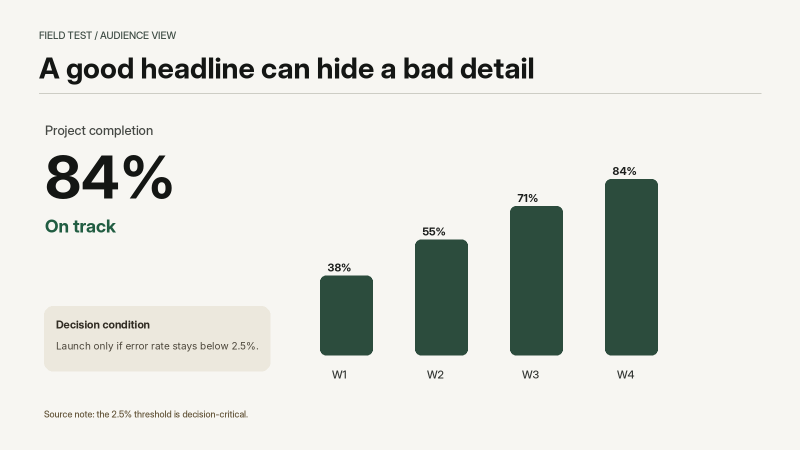
#> input picture assets/slide_2_source.png, 1600 x 900 px (shown at 1/2 size); its folder holds 8 pictures in this run
$ python fix_rescan_benchmark.py   (older library calls are emulated)
#> lines starting #> are read from the running program, lines starting #| are printed output that depends on the picture
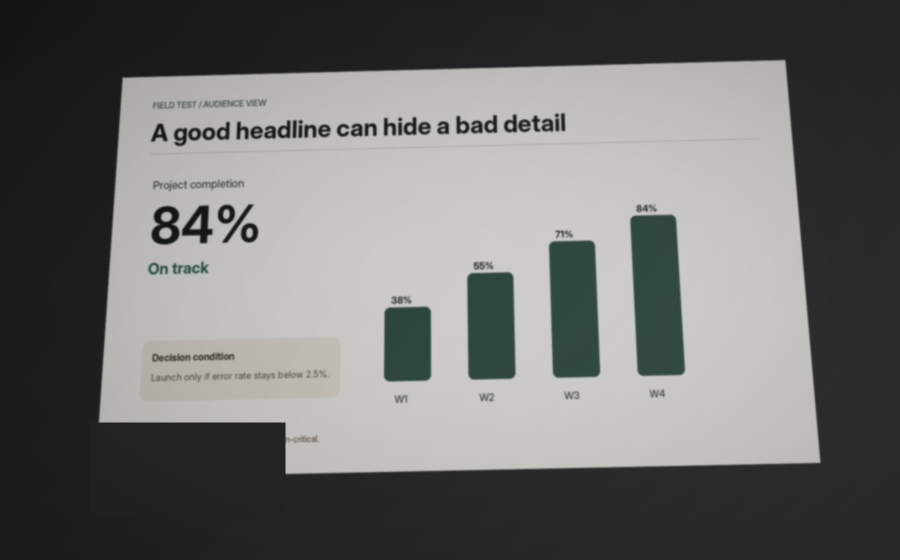
#> input picture assets/slide_2_view_risk.png, 1800 x 1120 px (shown at 1/2 size)
### vision_engine.py
from __future__ import annotations
import cv2, numpy as np, pytesseract, re, math
from dataclasses import dataclass
from difflib import SequenceMatcher
from PIL import Image
from audiencenet import get_model, make_feature_vector
from physical_baseline import evaluate_region
from field_calibrator import get_field_calibrator, make_features as make_field_features

OCR_TIMEOUT_S=3.0


# [27 lines left out: functions norm_text, sim, image_from_bytes, encode_png_b64, not called in this run]

def _gray(im): return cv2.cvtColor(im,cv2.COLOR_BGR2GRAY)

# [20 lines left out: functions rough_orb_signature, rough_orb_match_score, not called in this run]

def align_view_to_source(source, view):
    # Scale for feature work
    maxw=1200
#> maxw = 1200
    def sc(im):
        h,w=im.shape[:2]
#> h = 900; w = 1600
        if w<=maxw: return im,1.0
        s=maxw/w
#> s = 0.75
        return cv2.resize(im,None,fx=s,fy=s,interpolation=cv2.INTER_AREA),s
    ssrc,ss=sc(source); svw,vs=sc(view)
#> after `ssrc, ss = sc(source)`:
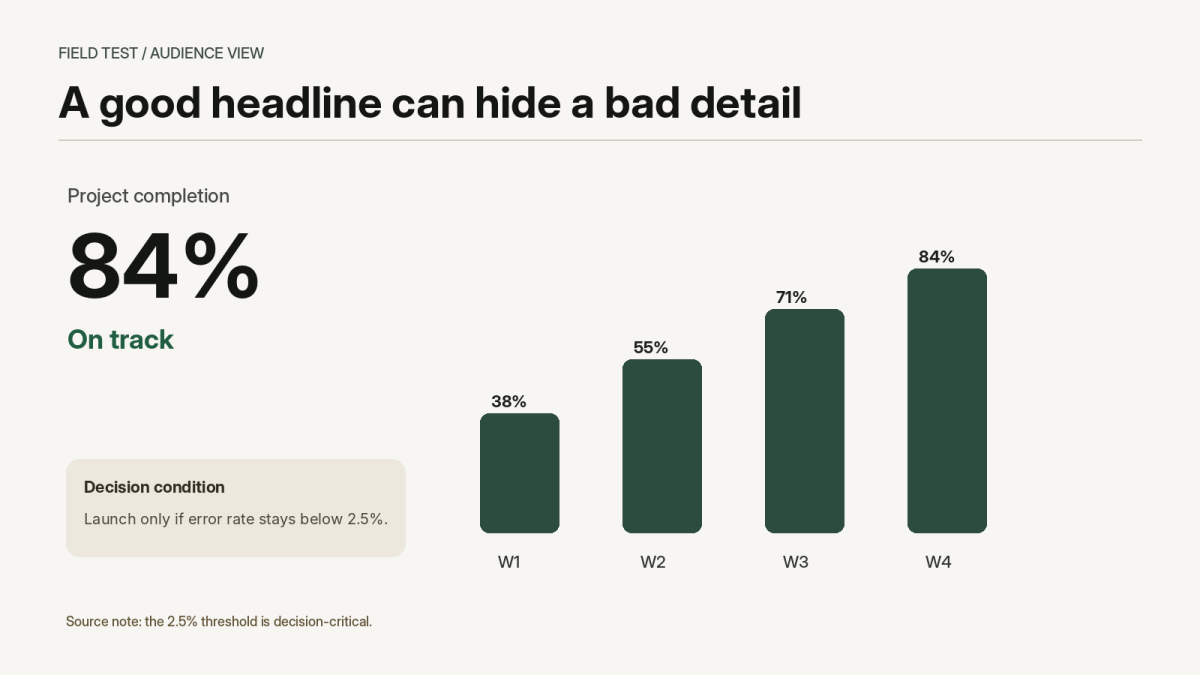
#> ssrc: shape (675, 1200, 3); mean B, G, R 221.7, 226.8, 225.3
#> after `ssrc, ss = sc(source)`: ss = 0.75
#> in align_view_to_source, source is the input picture: shape (900, 1600, 3); mean B, G, R 221.7, 226.8, 225.3
#> after `svw, vs = sc(view)`:
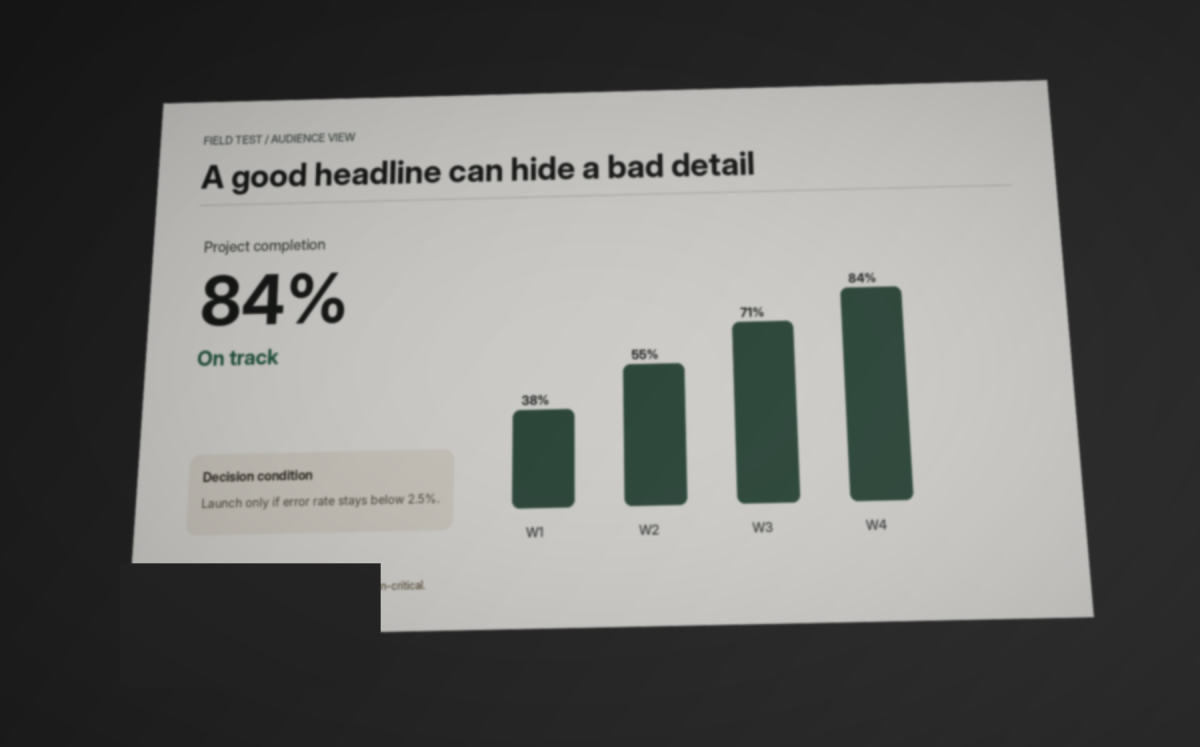
#> svw: shape (747, 1200, 3); mean B, G, R 109.4, 111.5, 110.9
#> after `svw, vs = sc(view)`: vs = 0.667
#> in align_view_to_source, view is the input picture: shape (1120, 1800, 3); mean B, G, R 109.5, 111.5, 110.9
    g1,g2=_gray(ssrc),_gray(svw)
#> in _gray, `def _gray(im): return cv2.cvtColor(im,cv2.COLOR_BGR2GRAY)`:
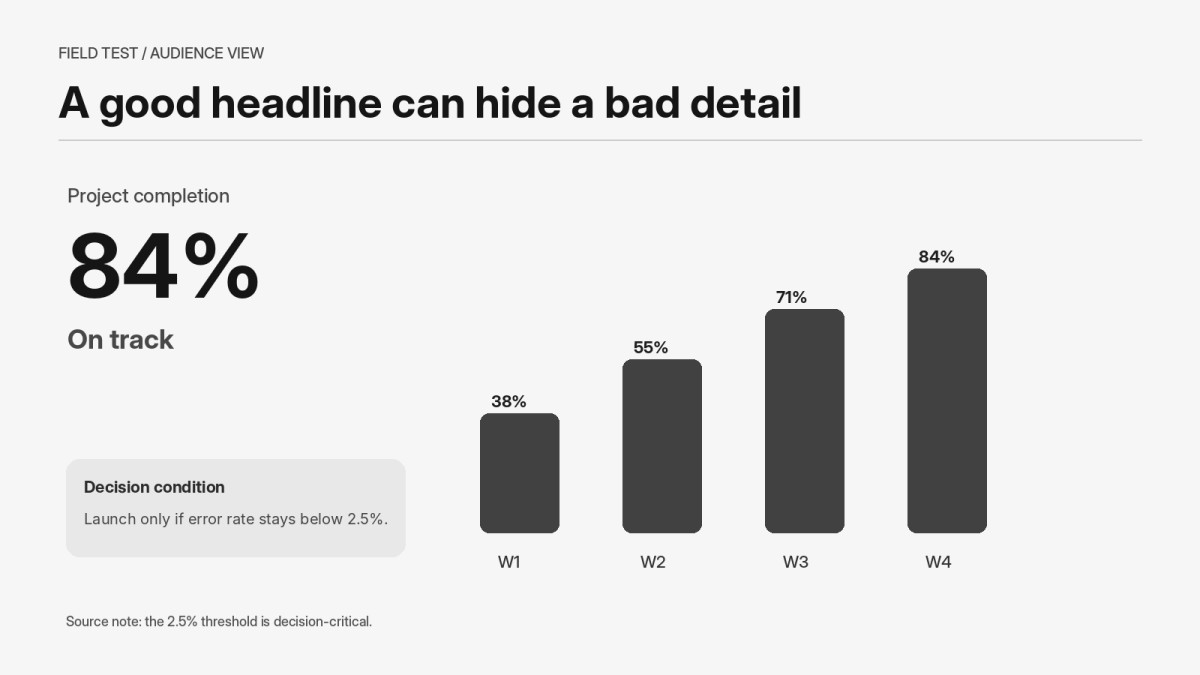
#> returned value: shape (675, 1200); min 21, max 246, mean 226
    orb=cv2.ORB_create(nfeatures=5000,scaleFactor=1.15,nlevels=10,edgeThreshold=12,fastThreshold=7)
    k1,d1=orb.detectAndCompute(g1,None); k2,d2=orb.detectAndCompute(g2,None)
#> after `k1, d1 = orb.detectAndCompute(g1, None)`: k1 = 5000 keypoints; strongest (x, y, size): (497, 401, 31), (932, 258, 31), (506, 403, 31), (496, 403, 31)
#> after `k2, d2 = orb.detectAndCompute(g2, None)`: k2 = 4918 keypoints; strongest (x, y, size): (218, 287, 82.5), (213, 298, 82.5), (214, 309, 94.8), (223, 287, 82.5)
    if d1 is None or d2 is None or len(k1)<10 or len(k2)<10:
        raise ValueError('Not enough visual features to align the projected content.')
    bf=cv2.BFMatcher(cv2.NORM_HAMMING)
    pairs=bf.knnMatch(d1,d2,k=2)
#> pairs = 5000 matches
    good=[m for m,n in pairs if m.distance < 0.74*n.distance]
#> good = 1159 matches
    if len(good)<8:
        # fallback looser but cross-check distance quartile
        allm=bf.match(d1,d2)
        allm=sorted(allm,key=lambda m:m.distance)
        good=allm[:max(12,min(100,len(allm)//8))]
    if len(good)<8: raise ValueError('Could not establish enough source-to-camera correspondences.')
    p1=np.float32([k1[m.queryIdx].pt for m in good]).reshape(-1,1,2)
#> p1 = 1159 rows, first 8: [102, 197], [928, 261], [188, 55], [113, 488], [304, 520], [144, 520], [120, 486], [520, 101]
    p2=np.float32([k2[m.trainIdx].pt for m in good]).reshape(-1,1,2)
#> p2 = 1159 rows, first 8: [242, 358.4], [856, 281], [247.2, 355.4], [261, 477], [615.7, 169.7], [261, 477], [232, 475], [304, 290]
    Hs,mask=cv2.findHomography(p1,p2,cv2.RANSAC,4.0)
#> Hs = [[0.727, -0.0747, 163.6], [-0.0201, 0.704, 103.7], [-8.04e-06, -0.000142, 1]]; mask = 1159 values, max 1 at index 1, min 0 at index 0, mean 0.842
    if Hs is None: raise ValueError('Homography estimation failed.')
    # Hs maps scaled source -> scaled view. Convert to full-size mapping.
    # x_view_full = (1/vs) Hs (ss*x_src_full)
    A=np.array([[ss,0,0],[0,ss,0],[0,0,1]],float)
#> A = [[0.75, 0, 0], [0, 0.75, 0], [0, 0, 1]]
    B=np.array([[1/vs,0,0],[0,1/vs,0],[0,0,1]],float)
#> B = [[1.5, 0, 0], [0, 1.5, 0], [0, 0, 1]]
    Hfull=B@Hs@A
#> Hfull = [[0.818, -0.0841, 245.4], [-0.0226, 0.792, 155.5], [-6.03e-06, -0.000106, 1]]
    inliers=int(mask.ravel().sum()) if mask is not None else 0
#> inliers = 976
    inlier_ratio=inliers/max(1,len(good))
#> inlier_ratio = 0.842
    # Validate projected corners
    h,w=source.shape[:2]
#> h = 900; w = 1600
    corners=np.float32([[[0,0]],[[w-1,0]],[[w-1,h-1]],[[0,h-1]]])
    proj=cv2.perspectiveTransform(corners,Hfull).reshape(-1,2)
#> proj = [[245.4, 155.5], [1568.3, 120.5], [1651.6, 929], [187.9, 959.1]]
    area=abs(cv2.contourArea(proj.astype(np.float32)))
#> area = 1123367.2
    view_area=view.shape[0]*view.shape[1]
#> view_area = 2016000
    coverage=area/max(1,view_area)
#> coverage = 0.557
    if inliers<7 or inlier_ratio<0.22 or coverage<0.08:
        raise ValueError('Alignment was too uncertain to use as evidence.')
    Hinv=np.linalg.inv(Hfull)
#> Hinv = [[1.22, 0.0876, -313.8], [0.0328, 1.24, -200.9], [1.09e-05, 0.000133, 0.977]]
    rect=cv2.warpPerspective(view,Hinv,(w,h),flags=cv2.INTER_CUBIC,borderMode=cv2.BORDER_CONSTANT,borderValue=(20,20,20))
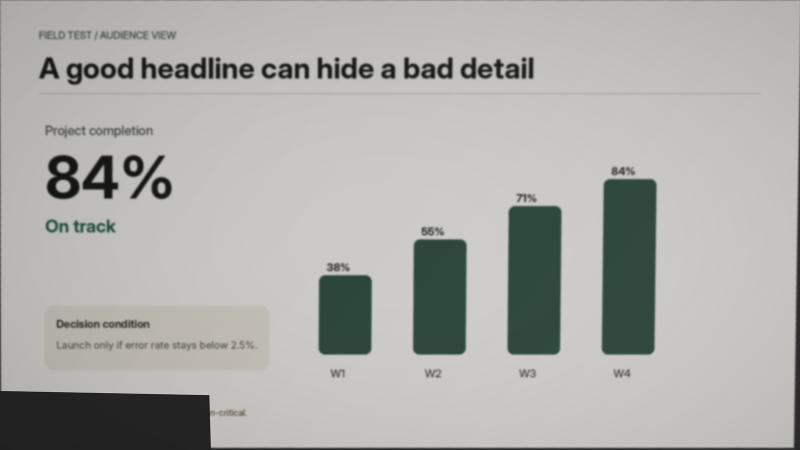
#> rect: shape (900, 1600, 3) (shown at 1/2 size); mean B, G, R 169.7, 173.3, 172.3
    return rect, {
        'method':'ORB + RANSAC homography',
        'matches':len(good),'inliers':inliers,'inlier_ratio':round(inlier_ratio,3),
        'screen_coverage':round(float(coverage),3),
        'projected_corners':proj.round(1).tolist(),
    }

def ocr_lines(im, psm=6):
    # Tesseract LSTM OCR, return grouped line boxes on the image coordinate system.
    rgb=cv2.cvtColor(im,cv2.COLOR_BGR2RGB)
    try:
        data=pytesseract.image_to_data(rgb,config=f'--oem 1 --psm {psm}',output_type=pytesseract.Output.DICT,timeout=OCR_TIMEOUT_S)
    except RuntimeError as e:
        raise ValueError('OCR timed out before reliable evidence was available.') from e
    groups={}
    n=len(data['text'])
    for i in range(n):
        txt=(data['text'][i] or '').strip()
        try: conf=float(data['conf'][i])
        except: conf=-1
        if not txt or conf<0: continue
        key=(data['block_num'][i],data['par_num'][i],data['line_num'][i])
        x,y,w,h=[int(data[k][i]) for k in ('left','top','width','height')]
        g=groups.setdefault(key,{'words':[],'confs':[],'x1':x,'y1':y,'x2':x+w,'y2':y+h})
        g['words'].append(txt); g['confs'].append(conf)
        g['x1']=min(g['x1'],x);g['y1']=min(g['y1'],y);g['x2']=max(g['x2'],x+w);g['y2']=max(g['y2'],y+h)
    out=[]
    for g in groups.values():
        text=' '.join(g['words']).strip()
        if len(norm_text(text))<2 or float(np.mean(g['confs'])) < 42: continue
        # reject OCR garbage lines that are mostly punctuation/singletons
        alnum=sum(ch.isalnum() for ch in text)
        if alnum < max(2, int(len(text)*0.28)): continue
        toks=re.findall(r'[A-Za-z0-9%]+', text)
        if len(toks)>=3 and sum(len(t)<=1 for t in toks)/len(toks) > 0.60: continue
        alpha_words=re.findall(r'[A-Za-z]{3,}', text)
        pure_numeric=bool(re.fullmatch(r'\s*\d+(?:[.,]\d+)?%?\s*', text))
        if not alpha_words and not pure_numeric: continue
        out.append({'text':text,'confidence':float(np.mean(g['confs'])),'box':[g['x1'],g['y1'],g['x2']-g['x1'],g['y2']-g['y1']]})
    out.sort(key=lambda x:(x['box'][1],x['box'][0]))
    return out

# [208 lines left out: functions crop_pad, crop_metrics, recognize_expected_region, rule_classify_line, recommend_fixes, classify_line, not called in this run]

def analyze(source,view,max_lines=18,room_config=None):
    rect,align=align_view_to_source(source,view)
#> align = {'method': 'ORB + RANSAC homography', 'matches': 1159, 'inliers': 976, 'inlier_ratio': 0.842, 'screen_coverage': 0.557, 'projected_corners': [[245.4, 155.5], [1568.3, 120.5], [1651.6, 929], [187.9, 959.1]]}
    lines=ocr_lines(source,psm=6)
    if not lines: raise ValueError('No source text could be detected. Use a slide with visible text.')
    # prioritize meaningful lines; cap latency
    lines=sorted(lines,key=lambda r:(-len(norm_text(r['text'])),r['box'][1]))[:max_lines]
    lines=sorted(lines,key=lambda r:(r['box'][1],r['box'][0]))
    results=[]
    for r in lines:
        sc=crop_pad(source,r['box'],6); vc=crop_pad(rect,r['box'],6)
        rec=recognize_expected_region(vc,r['text'])
        met=crop_metrics(sc,vc)
        status,score,reasons,ai_out,rule_status,physical,field_out,actions=classify_line(r['text'],rec,met,r['box'],source.shape,r['confidence'],room_config)
        results.append({
            'source_text':r['text'],'source_confidence':round(r['confidence'],1),'box':r['box'],
            'camera_text':rec['text'],'camera_confidence':rec['confidence'],'text_similarity':rec['similarity'],
            'status':status,'evidence_score':score,'reasons':reasons,'metrics':met,'audiencenet':ai_out,'rule_baseline_status':rule_status,
            'physical_baseline':physical,'field_calibrator':field_out,'recommended_actions':actions
        })
    counts={k:sum(1 for r in results if r['status']==k) for k in ['supported','watch','at_risk']}
    # generate overlay on source
    overlay=source.copy()
    colors={'supported':(79,123,91),'watch':(36,129,190),'at_risk':(68,65,190)} # BGR
    for r in results:
        x,y,w,h=r['box']; col=colors[r['status']]
        cv2.rectangle(overlay,(x-4,y-4),(x+w+4,y+h+4),col,3,lineType=cv2.LINE_AA)
    bdm_counts={k:sum(1 for r in results if (r.get('physical_baseline') or {}).get('status')==k) for k in ['meets','borderline','below']}
    fc=get_field_calibrator()
    return {'alignment':align,'counts':counts,'lines':results,'rectified':rect,'overlay':overlay,'source_size':{'width':int(source.shape[1]),'height':int(source.shape[0])},'room_config':room_config or {},'source_geometry_baseline_counts':bdm_counts,'field_calibrator':{'available':fc.available,'version':fc.version,'reason':fc.metadata.get('reason') if not fc.available else None}}

### tests/fix_rescan_benchmark.py
#!/usr/bin/env python3
import cv2,json,os,sys
ROOT=os.path.abspath(os.path.join(os.path.dirname(__file__),'..'));sys.path.insert(0,ROOT)
from vision_engine import analyze
A=os.path.join(ROOT,'assets');room={'farthest_seat_m':8.4,'image_height_m':1.8}
#> (the run stopped early here; a loop or call above may not have finished)
